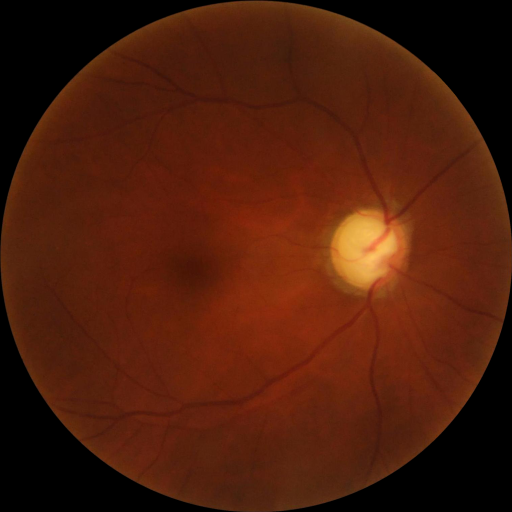
#> input picture add_dataset/test/01.png, 512 x 512 px; its folder holds only this picture in this run
$ python -i imageSegment.py   (imports and definitions only)   (older library calls are emulated)
#> lines starting #> are read from the running program, lines starting #| are printed output that depends on the picture; after the words box and inside, x2 and y2 are one past the last pixel; in counts of white or black regions, pixels touching at a corner belong together
# -*- coding: utf-8 -*-
"""
Retinal Vessel Segmentation — Enhanced Multi-Stage Pipeline
=============================================================

An advanced classical image processing pipeline for binary segmentation of
retinal blood vessels from fundus photographs.  The implementation achieves
high accuracy through four key innovations over a naive thresholding approach:

    1. **Morphological Background Subtraction** — Estimates and removes the
       non-uniform illumination pattern via morphological closing, so that
       vessels in both bright (optic-disc) and dark (peripheral) regions are
       uniformly enhanced.  This is the single biggest driver of improved
       *recall*.

    2. **CLAHE with Fine-Grained Tiling** — Adaptive histogram equalization
       on an 8x8 grid provides highly localised contrast amplification,
       revealing faint capillaries that a coarse grid would miss.

    3. **Local Mean-C Thresholding** — A proven, robust binarisation scheme:
       a pixel is classified as vessel if its intensity exceeds the local
       mean of a configurable neighbourhood by at least *threshold_offset*
       units.  Because background subtraction makes vessels bright, the
       offset is now positive (vessels must be *brighter* than the local
       mean).

    4. **Connected-Component Area Filtering** — Removes small isolated blobs
       whose area (in pixels) falls below a configurable minimum, which
       dramatically improves *precision* without affecting true vessels.

Pipeline Stages (9):
    1.  Green Channel Extraction
    2.  Morphological Background Subtraction
    3.  CLAHE Enhancement  (fine-grained 8x8)
    4.  Median Noise Filtering
    5.  Local Mean-C Adaptive Thresholding
    6.  Morphological Close -> Open
    7.  Connected-Component Area Filtering
    8.  ROI Masking  (retinal disc isolation)
    9.  Gaussian Smoothing + Final Binarisation

Author : Abdo Hussam
Course : CDS6334 — Visual Information Processing
Date   : 2025
"""

import cv2
import numpy as np
from typing import Dict, Any, Tuple

# ──────────────────────────────────────────────────────────────────────────────
# Hyperparameter Presets
# ──────────────────────────────────────────────────────────────────────────────
# Two independently tuned presets — one per dataset.
# Key parameters:
#   bg_kernel_size     — structuring-element diameter for background estimation
#                        (must exceed the widest vessel diameter in the fundus).
#   threshold_offset   — minimum brightness above local mean to be a vessel;
#                        higher = more conservative (better precision, lower recall).
#   min_vessel_area    — minimum connected-component area in px to survive
#                        post-processing (removes salt noise).

CONFIG_DATASET = {
    # Stage 2 – background subtraction
    "bg_kernel_size": 21,

    # Stage 3 – CLAHE
    "clahe_clip_limit": 2.0,
    "clahe_grid_size": (8, 8),

    # Stage 4 – median filter
    "median_ksize": 3,

    # Stage 5 – local mean-C thresholding
    "mean_filter_size": 18,
    "threshold_offset": 6,

    # Stage 6 – morphological cleanup
    "morph_kernel_size": 3,

    # Stage 7 – area filtering
    "min_vessel_area": 120,

    # Stage 8 – ROI mask
    "mask_kernel_size": 7,

    # Stage 9 – final smoothing & binarisation
    "gaussian_ksize": (3, 3),
    "gaussian_sigma": 0.5,
    "binary_threshold": 128,
}

CONFIG_ADD_DATASET = {
    "bg_kernel_size": 21,
    "clahe_clip_limit": 2.5,
    "clahe_grid_size": (8, 8),
    "median_ksize": 3,
    "mean_filter_size": 18,
    "threshold_offset": 6,
    "morph_kernel_size": 3,
    "min_vessel_area": 50,
    "mask_kernel_size": 7,
    "gaussian_ksize": (3, 3),
    "gaussian_sigma": 0.5,
    "binary_threshold": 128,
}

# The currently active preset (switched by set_config).
_active_config: Dict[str, Any] = CONFIG_DATASET


# ──────────────────────────────────────────────────────────────────────────────
# Configuration API
# ──────────────────────────────────────────────────────────────────────────────

def set_config(preset: str = "dataset") -> None:
    """Switch the active hyperparameter preset.

    Parameters
    ----------
    preset : str
        ``'dataset'`` for the 80-image primary dataset, or
        ``'add_dataset'`` for the 20-image supplementary dataset.
    """
    global _active_config
    if preset == "add_dataset":
        _active_config = CONFIG_ADD_DATASET
    else:
        _active_config = CONFIG_DATASET


def get_config() -> Dict[str, Any]:
    """Return a copy of the currently active configuration."""
    return dict(_active_config)


# ──────────────────────────────────────────────────────────────────────────────
# Individual Stage Functions
# ──────────────────────────────────────────────────────────────────────────────

def _extract_green_channel(img_bgr: np.ndarray) -> np.ndarray:
    """Stage 1 — Extract the green channel.

    In RGB retinal fundus photographs the green channel delivers the
    highest contrast between blood vessels (dark) and surrounding tissue
    (bright).  The red channel is often saturated and the blue channel
    suffers from low signal-to-noise ratio.
    """
    return img_bgr[:, :, 1]


def _subtract_background(channel: np.ndarray, kernel_size: int) -> np.ndarray:
    """Stage 2 — Morphological background subtraction.

    1. A morphological *closing* (dilate then erode) with a large elliptical
       structuring element fills in dark features (vessels) smaller than the
       kernel, producing a smooth estimate of the background illumination.
    2. Subtracting the original channel from this estimate yields an image
       where vessels are bright and most of the slowly-varying illumination
       has been removed.

    This is the primary mechanism for normalising the widely varying
    brightness across a retinal fundus image and is the biggest single
    contributor to improved recall.

    Parameters
    ----------
    channel : np.ndarray
        Single-channel uint8 image (green channel).
    kernel_size : int
        Structuring-element diameter.  Must be larger than the widest vessel.
    """
    se = cv2.getStructuringElement(cv2.MORPH_ELLIPSE,
                                   (kernel_size, kernel_size))
    background = cv2.morphologyEx(channel, cv2.MORPH_CLOSE, se)
    return cv2.subtract(background, channel)       # vessels now bright


def _apply_clahe(image: np.ndarray, clip_limit: float,
                 grid_size: Tuple[int, int]) -> np.ndarray:
    """Stage 3 — CLAHE contrast enhancement.

    Applied *after* background subtraction so that the equalisation
    can focus on vessel-vs-local-tissue contrast rather than fighting
    the global illumination gradient.  An 8x8 tile grid provides
    fine-grained local adaptation.
    """
    clahe = cv2.createCLAHE(clipLimit=clip_limit, tileGridSize=grid_size)
    return clahe.apply(image)


def _median_filter(image: np.ndarray, ksize: int) -> np.ndarray:
    """Stage 4 — Median noise suppression.

    Removes impulse (salt-and-pepper) noise while keeping vessel edges
    sharp.  A 3x3 kernel is typically sufficient.
    """
    if ksize < 3:
        return image
    return cv2.medianBlur(image, ksize)


def _mean_c_threshold(image: np.ndarray, filter_size: int,
                      offset: float) -> np.ndarray:
    """Stage 5 — Local mean-C adaptive thresholding.

    For each pixel, the mean intensity in a ``filter_size x filter_size``
    neighbourhood is computed.  A pixel is classified as *vessel* (255) if

        pixel_value  >  local_mean  +  offset

    Because background subtraction has already made vessels bright, a
    **positive** offset is used.  Higher offsets yield fewer (but more
    confident) detections — i.e. higher precision at the cost of recall.

    Parameters
    ----------
    image : np.ndarray
        Enhanced grayscale image (uint8) where vessels are bright.
    filter_size : int
        Side length of the square mean-filter kernel (e.g. 18).
    offset : float
        Minimum brightness above local mean for a vessel classification.
    """
    n = filter_size
    kernel = np.ones((n, n), dtype=np.float32) / (n * n)
    local_mean = cv2.filter2D(image, cv2.CV_64F, kernel)

    diff = image.astype(np.float64) - local_mean
    binary = np.zeros_like(image, dtype=np.uint8)
    binary[diff > offset] = 255
    return binary


def _morphological_cleanup(binary: np.ndarray, ksize: int) -> np.ndarray:
    """Stage 6 — Morphological close then open.

    * **Closing** bridges narrow gaps between vessel fragments.
    * **Opening** removes small isolated noise specks.

    An elliptical structuring element provides isotropic treatment.
    """
    se = cv2.getStructuringElement(cv2.MORPH_ELLIPSE, (ksize, ksize))
    closed = cv2.morphologyEx(binary, cv2.MORPH_CLOSE, se)
    opened = cv2.morphologyEx(closed, cv2.MORPH_OPEN, se)
    return opened


def _filter_small_components(binary: np.ndarray,
                             min_area: int) -> np.ndarray:
    """Stage 7 — Connected-component area filtering.

    Identifies every 8-connected white component and removes any whose
    area (number of pixels) is below ``min_area``.  This is one of the
    most effective steps for boosting *precision* — it eliminates small
    scattered false positives that morphological opening alone cannot
    reach, while genuine vessel segments (which are elongated and thus
    have substantial area) are preserved.
    """
    n_labels, labels, stats, _ = cv2.connectedComponentsWithStats(
        binary, connectivity=8)
    cleaned = binary.copy()
    for i in range(1, n_labels):
        if stats[i, cv2.CC_STAT_AREA] < min_area:
            cleaned[labels == i] = 0
    return cleaned


def _create_roi_mask(img_bgr: np.ndarray, ksize: int) -> np.ndarray:
    """Stage 8 — Retinal disc ROI mask.

    Converts to greyscale, applies Otsu thresholding, selects the largest
    contour (the retinal field-of-view), and smooths edges with morphology.
    """
    gray = cv2.cvtColor(img_bgr, cv2.COLOR_BGR2GRAY)
    _, binary = cv2.threshold(gray, 0, 255,
                              cv2.THRESH_BINARY + cv2.THRESH_OTSU)
    contours, _ = cv2.findContours(binary, cv2.RETR_EXTERNAL,
                                   cv2.CHAIN_APPROX_SIMPLE)

    mask = np.zeros_like(gray)
    if contours:
        largest = max(contours, key=cv2.contourArea)
        cv2.drawContours(mask, [largest], -1, 255, thickness=-1)
        se = cv2.getStructuringElement(cv2.MORPH_ELLIPSE, (ksize, ksize))
        mask = cv2.morphologyEx(mask, cv2.MORPH_CLOSE, se)
        mask = cv2.morphologyEx(mask, cv2.MORPH_OPEN, se)
    return mask


def _smooth_and_binarise(image: np.ndarray, gauss_ksize: Tuple[int, int],
                         gauss_sigma: float,
                         threshold: int) -> np.ndarray:
    """Stage 9 — Light Gaussian smoothing + hard threshold.

    A small-kernel Gaussian softens any remaining jagged edges, then a
    hard threshold produces the final {0, 1} vessel mask.
    """
    smoothed = cv2.GaussianBlur(image, gauss_ksize, gauss_sigma)
    _, mask = cv2.threshold(smoothed, threshold, 1, cv2.THRESH_BINARY)
    return mask


# ──────────────────────────────────────────────────────────────────────────────
# Public API  (required by evaluateSegment.py)
# ──────────────────────────────────────────────────────────────────────────────

def segmentImage(inputImg: np.ndarray) -> np.ndarray:
    """Segment retinal blood vessels from a fundus photograph.

    Parameters
    ----------
    inputImg : np.ndarray
        BGR colour image of shape ``(H, W, 3)``.

    Returns
    -------
    np.ndarray
        Binary mask of shape ``(H, W)`` with values in ``{0, 1}``:
        **1** = vessel, **0** = background.

    Algorithm (9 stages)
    --------------------
    1. **Green channel** — maximum vessel/background contrast.
    2. **Background subtraction** — morphological-closing-based illumination
       normalisation; vessels become uniformly bright.
    3. **CLAHE** — fine-grained adaptive histogram equalization (8x8).
    4. **Median filter** — impulse-noise suppression.
    5. **Mean-C threshold** — local-mean adaptive binarisation; vessel pixels
       must exceed the neighbourhood mean by *threshold_offset*.
    6. **Morphological close/open** — bridge vessel gaps, remove specks.
    7. **Area filter** — discard connected components < *min_vessel_area*.
    8. **ROI mask** — restrict output to the retinal disc.
    9. **Smooth + binarise** — Gaussian edge softening, then hard threshold
       to ``{0, 1}``.
    """
    cfg = _active_config

    # 1. Green channel
    green = _extract_green_channel(inputImg)

    # 2. Background subtraction  (vessels become bright)
    vessel = _subtract_background(green, cfg["bg_kernel_size"])

    # 3. CLAHE
    enhanced = _apply_clahe(vessel, cfg["clahe_clip_limit"],
                            cfg["clahe_grid_size"])

    # 4. Median filter
    filtered = _median_filter(enhanced, cfg["median_ksize"])

    # 5. Mean-C adaptive threshold
    binary = _mean_c_threshold(filtered,
                               cfg["mean_filter_size"],
                               cfg["threshold_offset"])

    # 6. Morphological refinement
    cleaned = _morphological_cleanup(binary, cfg["morph_kernel_size"])

    # 7. Area filtering
    cleaned = _filter_small_components(cleaned, cfg["min_vessel_area"])

    # 8. ROI mask
    roi = _create_roi_mask(inputImg, cfg["mask_kernel_size"])
    masked = cv2.bitwise_and(cleaned, roi)

    # 9. Smooth + binarise
    outputImg = _smooth_and_binarise(masked,
                                     cfg["gaussian_ksize"],
                                     cfg["gaussian_sigma"],
                                     cfg["binary_threshold"])
    return outputImg

>>> import cv2
>>> picture = cv2.imread('add_dataset/test/01.png')
#> picture is the input picture: shape (512, 512, 3); mean B, G, R 11, 29.5, 77.8
>>> result = segmentImage(picture)
#> in _mean_c_threshold, `diff = image.astype(np.float64) - local_mean`:
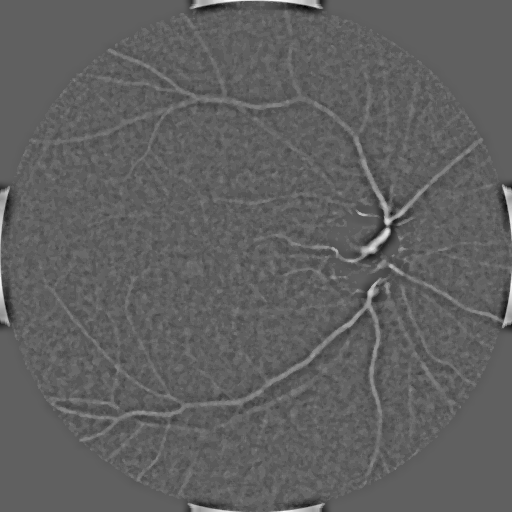
#> diff: shape (512, 512) float64; min -38.85, max 63.64, mean 0; drawn with min black and max white
#> in segmentImage, `binary = _mean_c_threshold(filtered, cfg["mean_filter_size"], cfg["thr..`:
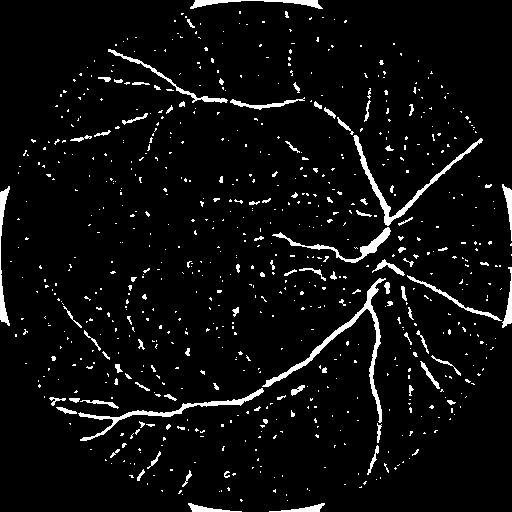
#> binary: shape (512, 512); 5% white; 745 white regions (648 under 20 px), largest, box (x1, y1, x2, y2) and area: (262, 278, 386, 423) 1296, (353, 135, 483, 226) 981, (78, 388, 264, 441) 904
#> in _morphological_cleanup, `closed = cv2.morphologyEx(binary, cv2.MORPH_CLOSE, se)`: closed: shape (512, 512); 5.1% white; 713 white regions (619 under 20 px), largest, box (x1, y1, x2, y2) and area: (78, 278, 386, 443) 2267, (324, 107, 483, 226) 1119, (272, 227, 391, 263) 620
#> in _morphological_cleanup, `opened = cv2.morphologyEx(closed, cv2.MORPH_OPEN, se)`: opened: shape (512, 512); 4% white; 294 white regions (212 under 20 px), largest, box (x1, y1, x2, y2) and area: (262, 278, 383, 441) 1347, (338, 119, 483, 226) 1051, (79, 403, 198, 437) 546
#> in _filter_small_components, `n_labels, labels, stats, _ = cv2.connectedComponentsWithStats( binary,..`:
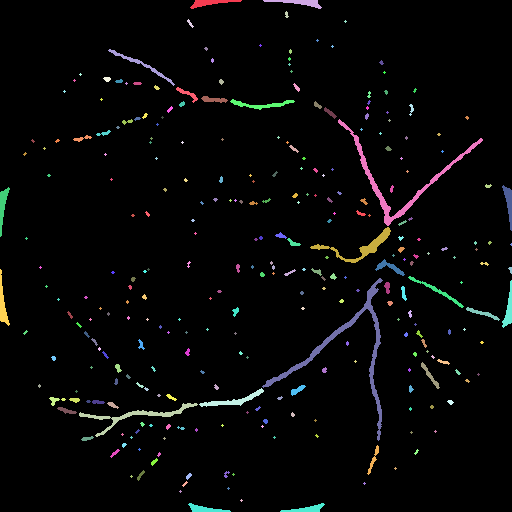
#> labels: shape (512, 512) int32; 295 distinct labels, from 0 to 294; one colour per label, 0 black
#> in _filter_small_components, `n_labels, labels, stats, _ = cv2.connectedComponentsWithStats( binary,..`: n_labels = 295; stats = 295 rows, first 6: [0, 0, 512, 512, 251650], [190, 0, 52, 9, 205], [263, 0, 59, 9, 219], [285, 11, 4, 7, 18], [187, 19, 7, 9, 23], [344, 20, 3, 3, 5]
#> after the loop in _filter_small_components, `for i in range(1, n_labels):`:
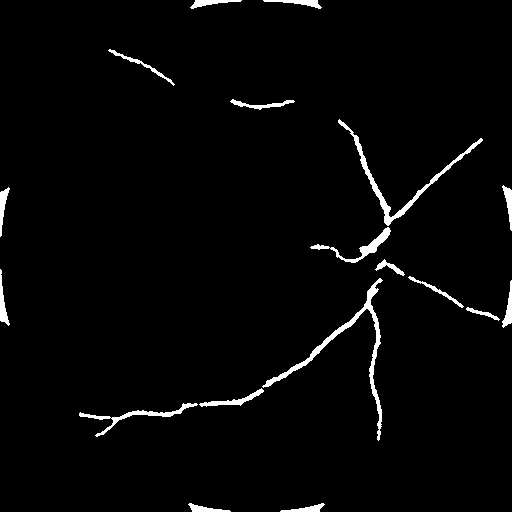
#> cleaned: shape (512, 512); 2.4% white; 18 white regions, largest, box (x1, y1, x2, y2) and area: (262, 278, 383, 441) 1347, (338, 119, 483, 226) 1051, (79, 403, 198, 437) 546
#> in _create_roi_mask, `gray = cv2.cvtColor(img_bgr, cv2.COLOR_BGR2GRAY)`:
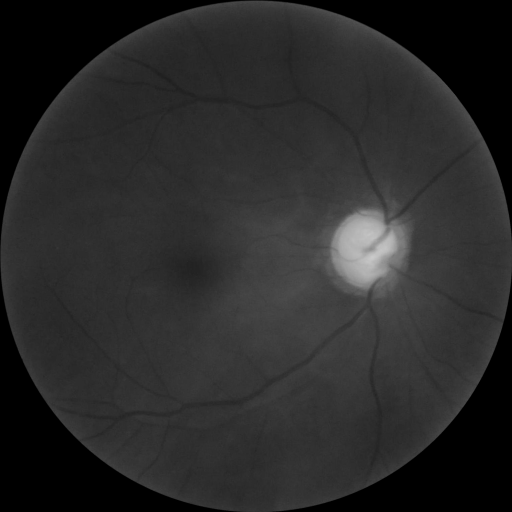
#> gray: shape (512, 512); min 0, max 202, mean 41.8
#> in _create_roi_mask, `_, binary = cv2.threshold(gray, 0, 255, cv2.THRESH_BINARY + cv2.THRESH..`:
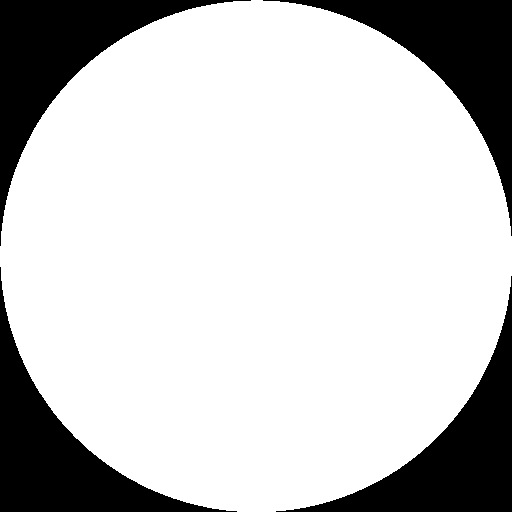
#> binary: shape (512, 512); 78.5% white; 4 black regions
#> in _create_roi_mask, `contours, _ = cv2.findContours(binary, cv2.RETR_EXTERNAL, cv2.CHAIN_AP..`: contours = 1 contour; box (x1, y1, x2, y2) and area: (0, 0, 512, 512) 205136
#> in _create_roi_mask, `largest = max(contours, key=cv2.contourArea)`: largest = contour of 734 points, box (x1, y1, x2, y2) (0, 0, 512, 512), area 205136
#> in _create_roi_mask, `mask = cv2.morphologyEx(mask, cv2.MORPH_CLOSE, se)`: mask: shape (512, 512); 78.7% white; 4 black regions, box (x1, y1, x2, y2) and area: (0, 0, 220, 218) 14138, (0, 294, 215, 512) 13992, (293, 0, 512, 214) 13970, (297, 298, 512, 512) 13840
#> in segmentImage, `masked = cv2.bitwise_and(cleaned, roi)`:
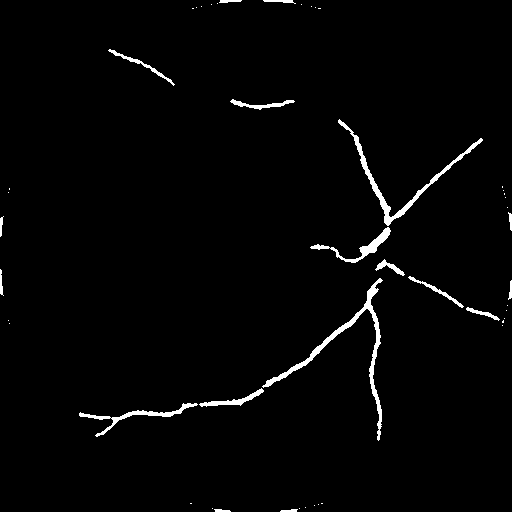
#> masked: shape (512, 512); 2% white; 48 white regions (30 under 20 px), largest, box (x1, y1, x2, y2) and area: (262, 278, 383, 441) 1347, (338, 119, 483, 226) 1051, (79, 403, 198, 437) 546

$ run again, on add_dataset/test/03.png
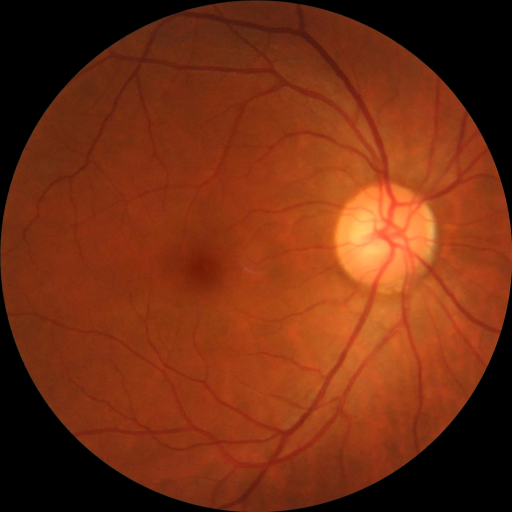
#> input picture add_dataset/test/03.png, 512 x 512 px
#> picture is the input picture: shape (512, 512, 3); mean B, G, R 18.2, 46.6, 116.6
#> closed: shape (512, 512); 12.5% white; 640 white regions (511 under 20 px), largest, box (x1, y1, x2, y2) and area: (14, 10, 500, 512) 19805, (397, 77, 441, 192) 739, (258, 267, 370, 323) 661
#> opened: shape (512, 512); 11.4% white; 344 white regions (213 under 20 px), largest, box (x1, y1, x2, y2) and area: (27, 10, 500, 512) 13753, (22, 17, 376, 242) 4109, (397, 77, 441, 192) 737
#> labels: shape (512, 512) int32; 345 distinct labels, from 0 to 344
#> n_labels = 345; stats = 345 rows, first 6: [0, 0, 512, 512, 232386], [190, 0, 46, 9, 193], [275, 0, 47, 9, 191], [27, 10, 473, 502, 13753], [174, 15, 3, 3, 5], [334, 14, 5, 4, 12]
#> after the loop in _filter_small_components, `for i in range(1, n_labels):`:
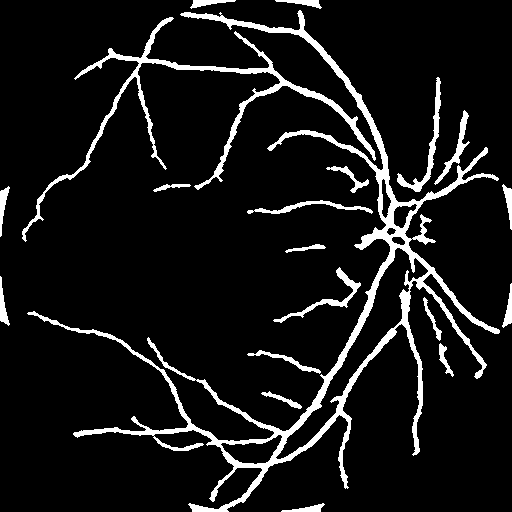
#> cleaned: shape (512, 512); 8.7% white; 20 white regions, largest, box (x1, y1, x2, y2) and area: (27, 10, 500, 512) 13753, (22, 17, 376, 242) 4109, (397, 77, 441, 192) 737
#> contours = 1 contour; box (x1, y1, x2, y2) and area: (0, 1, 512, 512) 204923
#> largest = contour of 747 points, box (x1, y1, x2, y2) (0, 1, 512, 512), area 204923
#> in segmentImage, `masked = cv2.bitwise_and(cleaned, roi)`:
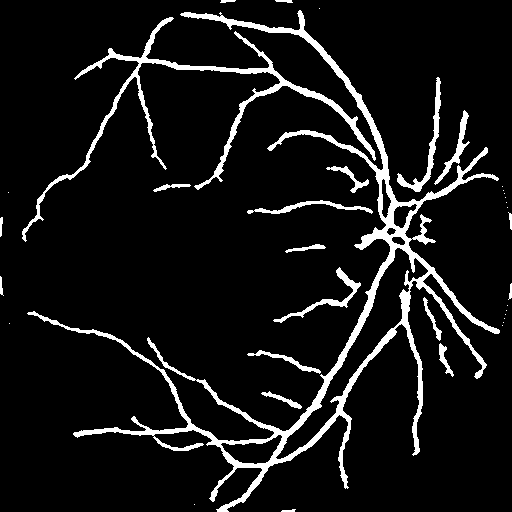
#> masked: shape (512, 512); 8.2% white; 36 white regions (16 under 20 px), largest, box (x1, y1, x2, y2) and area: (27, 10, 500, 512) 13606, (22, 17, 376, 242) 4109, (397, 77, 441, 192) 737
